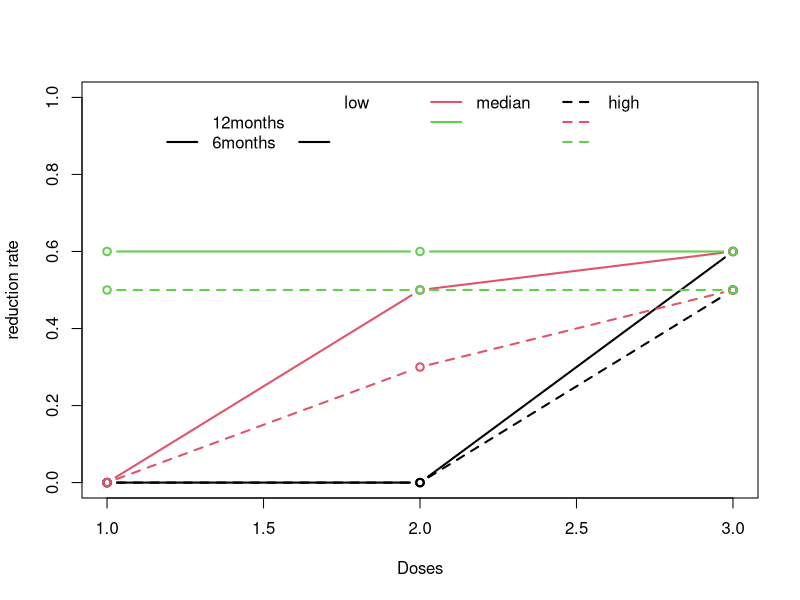

Source code (R): (Note: this script raises an error after producing the figure.)
r0_6no=0
r1_6no=0
r2_6no=0
r3_6no=0
r0_12no=0
r1_12no=0
r2_12no=0
r3_12no=0

r0_6lo=0
r1_6lo=0
r2_6lo=0
r3_6lo=0.5
r0_12lo=0
r1_12lo=0
r2_12lo=0
r3_12lo=0.6

r0_6me=0
r1_6me=0
r2_6me=0.3
r3_6me=0.5
r0_12me=0
r1_12me=0
r2_12me=0.5
r3_12me=0.6

r0_6hi=0
r1_6hi=0.5
r2_6hi=0.5
r3_6hi=0.5
r0_12hi=0
r1_12hi=0.6
r2_12hi=0.6
r3_12hi=0.6

pdf(file ="Scenarios.pdf", width = 8, height = 8, pointsize = 12, paper = "special")
plot(1:3,c(r1_6lo,r2_6lo,r3_6lo),type="b",lty=2,ylim=c(0,1),ylab="reduction rate",xlab="Doses",lwd=2)
legend("top",legend=c("","12months","6months","low","","","median","","","high","",""),lwd=2,col=c(0,0,1,0,0,1,2,3,0,1,2,3),bty="n",lty=c(1,1,1,1,1,1,1,1,1,2,2,2),ncol=4)
lines(1:3,c(r1_12lo,r2_12lo,r3_12lo),type="b",lty=1,lwd=2)
lines(1:3,c(r1_12me,r2_12me,r3_12me),type="b",lty=1,lwd=2,col=2)
lines(1:3,c(r1_6me,r2_6me,r3_6me),type="b",lty=2,lwd=2,col=2)            
lines(1:3,c(r1_12hi,r2_12hi,r3_12hi),type="b",lty=1,lwd=2,col=3)
lines(1:3,c(r1_6hi,r2_6hi,r3_6hi),type="b",lty=2,lwd=2,col=3)            
dev.off()


#oncho

mu<-20
sigma<-28

mu_raw_0 = mu
sd_raw_0 = sigma 
rho = 0.5
n_trials=10000
n_arms = 4
N1<-c(60,60,60,90,90,90)
N = 150
rmonth=1
alpha1<-c(.1,.2,.3,.1,.2,.3)
alpha=.025
sim_out1=1
sel_scen=0
side1=1
test1=0

#no_effect

#simulation.global.null<-c(mu_raw_0, sd_raw_0, r0_6,r1_6,r2_6,r3_6, r0_12,r1_12,r2_12,r3_12,  rho ,   #data.matrix(expand.grid
#            n_trials,n_arms,N1 , N, rmonth, alpha1 , alpha,  sim_out1,sel_scen, side1, test1)#)

oncho_no_effect<-mapply(simul_res,mu_raw_0, sd_raw_0 , r0_6no,r1_6no,r2_6no,r3_6no, r0_12no,r1_12no,r2_12no,r3_12no,  rho ,
       n_trials,4,N1 , N, rmonth, alpha1 , alpha,
       sim_out1,sel_scen, side1,test1)



#low_effect
oncho_low_effect<-mapply(simul_res,mu_raw_0, sd_raw_0 , r0_6lo,r1_6lo,r2_6lo,r3_6lo, r0_12lo,r1_12lo,r2_12lo,r3_12lo,  rho ,
                        n_trials,4,N1 , N, rmonth, alpha1 , alpha,
                        sim_out1,sel_scen, side1,test1)


#med_effect

oncho_med_effect<-mapply(simul_res,mu_raw_0, sd_raw_0 , r0_6me,r1_6me,r2_6me,r3_6me, r0_12me,r1_12me,r2_12me,r3_12me,  rho ,
                         n_trials,4,N1 , N, rmonth, alpha1 , alpha,
                         sim_out1,sel_scen, side1,test1)



#high_effect

oncho_high_effect<-mapply(simul_res,mu_raw_0, sd_raw_0 , r0_6hi,r1_6hi,r2_6hi,r3_6hi, r0_12hi,r1_12hi,r2_12hi,r3_12hi,  rho ,
                         n_trials,4,N1 , N, rmonth, alpha1 , alpha,
                         sim_out1,sel_scen, side1,test1)




#Power
pdf(file ="Oncho_Pow.pdf", width = 12, height = 12, pointsize = 12, paper = "special")

par (mfrow=c(4,4), mar=c(1, 1, 1, 1), oma=c(3, 3, 1, 1))
plot(1:3,oncho_no_effect[7,1:3],type="b",xaxt="n",ylim=c(0,1),lty=1,lwd=2,col=1)
mtext(side=2,"Proportion",cex=1,line=2.1)#,line=2.2)
mtext(side=3,"Low Dose",cex=1.3)#,line=2.2)
#legend("topright",legend=c(expression(N[1]==60),expression(alpha[1]==0.1),expression(alpha[1]==0.2),expression(alpha[1]==0.3),expression(N[1]==90),expression(alpha[1]==0.1),expression(alpha[1]==0.2),expression(alpha[1]==0.3)),cex=.8,lwd=2,col=c("white",1:3,"white",4:6),lwd=2.5,ncol=2,bty="n",pch=c(1,1:3,1,4:6))
lines(1:3,oncho_no_effect[7,4:6],type="b",lwd=2,col=2)
lines(1:3,oncho_no_effect[11,1:3],type="b",lwd=2,col=3,lty=2)
#lines(1:3,oncho_no_effect[11,4:6],type="b",lwd=2,col=4) #sollte das selbe sein wie in voriger Zeile, daher weglassen
lines(1:3,oncho_no_effect[15,1:3],type="b",lwd=2,col=5,lty=2)

plot(1:3,oncho_no_effect[8,1:3],type="b",xaxt="n",yaxt="n",ylim=c(0,1),lwd=2,col=1)
mtext(side=3,"Intermediate Dose",cex=1.3)#,line=2.2)
lines(1:3,oncho_no_effect[8,4:6],type="b",lwd=2,col=2)
lines(1:3,oncho_no_effect[12,1:3],type="b",lwd=2,col=3,lty=2)
lines(1:3,oncho_no_effect[16,1:3],type="b",lwd=2,col=5,lty=2)

plot(1:3,oncho_no_effect[9,1:3],type="b",xaxt="n",yaxt="n",ylim=c(0,1),lwd=2,col=1)
mtext(side=3,"High Dose",cex=1.3)#,line=2.2)
lines(1:3,oncho_no_effect[9,4:6],type="b",lwd=2,col=2)
lines(1:3,oncho_no_effect[13,1:3],type="b",lwd=2,col=3,lty=2)
lines(1:3,oncho_no_effect[17,1:3],type="b",lwd=2,col=5,lty=2)

plot(1:3,oncho_no_effect[10,1:3],type="b",xaxt="n",yaxt="n",ylim=c(0,1),lwd=2,col=1)
mtext(side=3,"Disjunctive",cex=1.3)#,line=2.2)
lines(1:3,oncho_no_effect[10,4:6],type="p",lwd=2,col=2)
lines(1:3,oncho_no_effect[14,1:3],type="b",lwd=2,col=3,lty=2)
lines(1:3,oncho_no_effect[18,1:3],type="b",lwd=2,col=5,lty=2)
mtext(side=4,"Scenario 0",cex=1,line=1)#,line=2.2)



plot(1:3,oncho_low_effect[7,1:3],type="b",xaxt="n",ylim=c(0,1),lty=1,lwd=2,col=1)
mtext(side=2,"Proportion",cex=1,line=2.1)#,line=2.2)
lines(1:3,oncho_low_effect[7,4:6],type="b",lty=1,lwd=2,col=2)
lines(1:3,oncho_low_effect[11,1:3],type="b",lwd=2,col=3,lty=2)
lines(1:3,oncho_low_effect[15,1:3],type="b",lwd=2,col=5,lty=2)

plot(1:3,oncho_low_effect[8,1:3],type="b",xaxt="n",yaxt="n",ylim=c(0,1),lwd=2,col=1)
lines(1:3,oncho_low_effect[8,4:6],type="b",lwd=2,col=2)
lines(1:3,oncho_low_effect[12,1:3],type="b",lwd=2,col=3,lty=2)
lines(1:3,oncho_low_effect[16,1:3],type="b",lwd=2,col=5,lty=2)

plot(1:3,oncho_low_effect[9,1:3],type="b",xaxt="n",yaxt="n",ylim=c(0,1),lwd=2,col=1)
lines(1:3,oncho_low_effect[9,4:6],type="b",lwd=2,col=2)
lines(1:3,oncho_low_effect[13,1:3],type="b",lwd=2,col=3,lty=2)
lines(1:3,oncho_low_effect[17,1:3],type="b",lwd=2,col=5,lty=2)

plot(1:3,oncho_low_effect[10,1:3],type="b",xaxt="n",yaxt="n",ylim=c(0,1),lwd=2,col=1)
lines(1:3,oncho_low_effect[10,4:6],type="p",lwd=2,col=2)
lines(1:3,oncho_low_effect[14,1:3],type="b",lwd=2,col=3,lty=2)
lines(1:3,oncho_low_effect[18,1:3],type="b",lwd=2,col=5,lty=2)
mtext(side=4,"Scenario low",cex=1,line=1)#,line=2.2)


plot(1:3,oncho_med_effect[7,1:3],type="b",xaxt="n",ylim=c(0,1),lty=1,lwd=2,col=1)
mtext(side=2,"Proportion",cex=1,line=2.1)#,line=2.2)
lines(1:3,oncho_med_effect[7,4:6],type="b",lty=1,lwd=2,col=2)
lines(1:3,oncho_med_effect[11,1:3],type="b",lwd=2,col=3,lty=2)
lines(1:3,oncho_med_effect[15,1:3],type="b",lwd=2,col=5,lty=2)

plot(1:3,oncho_med_effect[8,1:3],type="b",xaxt="n",yaxt="n",ylim=c(0,1),lwd=2,col=1)
lines(1:3,oncho_med_effect[8,4:6],type="b",lwd=2,col=2)
lines(1:3,oncho_med_effect[12,1:3],type="b",lwd=2,col=3,lty=2)
lines(1:3,oncho_med_effect[16,1:3],type="b",lwd=2,col=5,lty=2)

plot(1:3,oncho_med_effect[9,1:3],type="b",xaxt="n",yaxt="n",ylim=c(0,1),lwd=2,col=1)
lines(1:3,oncho_med_effect[9,4:6],type="b",lwd=2,col=2)
lines(1:3,oncho_med_effect[13,1:3],type="b",lwd=2,col=3,lty=2)
lines(1:3,oncho_med_effect[17,1:3],type="b",lwd=2,col=5,lty=2)

plot(1:3,oncho_med_effect[10,1:3],type="b",xaxt="n",yaxt="n",ylim=c(0,1),lwd=2,col=1)
lines(1:3,oncho_med_effect[10,4:6],type="p",lwd=2,col=2)
lines(1:3,oncho_med_effect[14,1:3],type="b",lwd=2,col=3,lty=2)
lines(1:3,oncho_med_effect[18,1:3],type="b",lwd=2,col=5,lty=2)
mtext(side=4,"Scenario med",cex=1,line=1)#,line=2.2)

plot(1:3,oncho_high_effect[7,1:3],type="b",xaxt="n",ylim=c(0,1),lty=1,lwd=2,col=1)
mtext(side=2,"Proportion",cex=1,line=2.1)#,line=2.2)
lines(1:3,oncho_high_effect[7,4:6],type="b",lty=1,lwd=2,col=2)
lines(1:3,oncho_high_effect[11,1:3],type="b",lwd=2,col=3,lty=2)
lines(1:3,oncho_high_effect[15,1:3],type="b",lwd=2,col=5,lty=2)
axis(1,c(1:3),c("0.1","0.2","0.3"),padj=-0.3,cex.axis=1)#,c("Selection","condPow","Pow"),padj=-0.3,cex.axis=1)
mtext(side=1,expression(alpha[1]),cex=1,line=2)#,line=2.2)

plot(1:3,oncho_high_effect[8,1:3],type="b",xaxt="n",yaxt="n",ylim=c(0,1),lwd=2,col=1)
lines(1:3,oncho_high_effect[8,4:6],type="b",lwd=2,col=2)
lines(1:3,oncho_high_effect[12,1:3],type="b",lwd=2,col=3,lty=2)
lines(1:3,oncho_high_effect[16,1:3],type="b",lwd=2,col=5,lty=2)
axis(1,c(1:3),c("0.1","0.2","0.3"),padj=-0.3,cex.axis=1)#,c("Selection","condPow","Pow"),padj=-0.3,cex.axis=1)
mtext(side=1,expression(alpha[1]),cex=1,line=2)#,line=2.2)

plot(1:3,oncho_high_effect[9,1:3],type="b",xaxt="n",yaxt="n",ylim=c(0,1),lwd=2,col=1)
lines(1:3,oncho_high_effect[9,4:6],type="b",lwd=2,col=2)
lines(1:3,oncho_high_effect[13,1:3],type="b",lwd=2,col=3,lty=2)
lines(1:3,oncho_high_effect[17,1:3],type="b",lwd=2,col=5,lty=2)
axis(1,c(1:3),c("0.1","0.2","0.3"),padj=-0.3,cex.axis=1)#,c("Selection","condPow","Pow"),padj=-0.3,cex.axis=1)
mtext(side=1,expression(alpha[1]),cex=1,line=2)#,line=2.2)

plot(1:3,oncho_high_effect[10,1:3],type="b",xaxt="n",yaxt="n",ylim=c(0,1),lwd=2,col=1)
lines(1:3,oncho_high_effect[10,4:6],type="p",lwd=2,col=2)
lines(1:3,oncho_high_effect[14,1:3],type="b",lwd=2,col=3,lty=2)
lines(1:3,oncho_high_effect[18,1:3],type="b",lwd=2,col=5,lty=2)
mtext(side=4,"Scenario high",cex=1,line=1)#,line=2.2)
axis(1,c(1:3),c("0.1","0.2","0.3"),padj=-0.3,cex.axis=1)#,c("Selection","condPow","Pow"),padj=-0.3,cex.axis=1)
mtext(side=1,expression(alpha[1]),cex=1,line=2)#,line=2.2)

dev.off()



#Selection
pdf(file ="Oncho_selection.pdf", width = 9, height = 12, pointsize = 12, paper = "special")

par (mfrow=c(4,3), mar=c(1, 1, 1, 1), oma=c(3, 3, 1, 1))
plot(1:3,oncho_no_effect[1,1:3],type="b",xaxt="n",ylim=c(0,1),lty=1,lwd=2,col=1)
mtext(side=2,"Proportion",cex=1,line=2.1)#,line=2.2)
mtext(side=3,"Low Dose",cex=1.3)#,line=2.2)
#legend("topright",legend=c(expression(N[1]==60),expression(alpha[1]==0.1),expression(alpha[1]==0.2),expression(alpha[1]==0.3),expression(N[1]==90),expression(alpha[1]==0.1),expression(alpha[1]==0.2),expression(alpha[1]==0.3)),cex=.8,lwd=2,col=c("white",1:3,"white",4:6),lwd=2.5,ncol=2,bty="n",pch=c(1,1:3,1,4:6))
lines(1:3,oncho_no_effect[1,4:6],type="b",lwd=2,col=2)

plot(1:3,oncho_no_effect[2,1:3],type="b",xaxt="n",yaxt="n",ylim=c(0,1),lwd=2,col=1)
mtext(side=3,"Intermediate Dose",cex=1.3)#,line=2.2)
lines(1:3,oncho_no_effect[2,4:6],type="b",lwd=2,col=2)

plot(1:3,oncho_no_effect[3,1:3],type="b",xaxt="n",yaxt="n",ylim=c(0,1),lwd=2,col=1)
mtext(side=3,"High Dose",cex=1.3)#,line=2.2)
lines(1:3,oncho_no_effect[3,4:6],type="b",lwd=2,col=2)

mtext(side=4,"Scenario 0",cex=1,line=1)#,line=2.2)



plot(1:3,oncho_low_effect[1,1:3],type="b",xaxt="n",ylim=c(0,1),lty=1,lwd=2,col=1)
mtext(side=2,"Proportion",cex=1,line=2.1)#,line=2.2)
lines(1:3,oncho_low_effect[1,4:6],type="b",lty=1,lwd=2,col=2)

plot(1:3,oncho_low_effect[2,1:3],type="b",xaxt="n",yaxt="n",ylim=c(0,1),lwd=2,col=1)
lines(1:3,oncho_low_effect[2,4:6],type="b",lwd=2,col=2)

plot(1:3,oncho_low_effect[3,1:3],type="b",xaxt="n",yaxt="n",ylim=c(0,1),lwd=2,col=1)
lines(1:3,oncho_low_effect[3,4:6],type="b",lwd=2,col=2)
mtext(side=4,"Scenario low",cex=1,line=1)#,line=2.2)


plot(1:3,oncho_med_effect[1,1:3],type="b",xaxt="n",ylim=c(0,1),lty=1,lwd=2,col=1)
mtext(side=2,"Proportion",cex=1,line=2.1)#,line=2.2)
lines(1:3,oncho_med_effect[1,4:6],type="b",lty=1,lwd=2,col=2)

plot(1:3,oncho_med_effect[2,1:3],type="b",xaxt="n",yaxt="n",ylim=c(0,1),lwd=2,col=1)
lines(1:3,oncho_med_effect[2,4:6],type="b",lwd=2,col=2)

plot(1:3,oncho_med_effect[3,1:3],type="b",xaxt="n",yaxt="n",ylim=c(0,1),lwd=2,col=1)
lines(1:3,oncho_med_effect[3,4:6],type="b",lwd=2,col=2)
mtext(side=4,"Scenario med",cex=1,line=1)#,line=2.2)

plot(1:3,oncho_high_effect[1,1:3],type="b",xaxt="n",ylim=c(0,1),lty=1,lwd=2,col=1)
mtext(side=2,"Proportion",cex=1,line=2.1)#,line=2.2)
lines(1:3,oncho_high_effect[1,4:6],type="b",lty=1,lwd=2,col=2)
axis(1,c(1:3),c("0.1","0.2","0.3"),padj=-0.3,cex.axis=1)#,c("Selection","condPow","Pow"),padj=-0.3,cex.axis=1)
mtext(side=1,expression(alpha[1]),cex=1,line=2)#,line=2.2)

plot(1:3,oncho_high_effect[2,1:3],type="b",xaxt="n",yaxt="n",ylim=c(0,1),lwd=2,col=1)
lines(1:3,oncho_high_effect[2,4:6],type="b",lwd=2,col=2)
axis(1,c(1:3),c("0.1","0.2","0.3"),padj=-0.3,cex.axis=1)#,c("Selection","condPow","Pow"),padj=-0.3,cex.axis=1)
mtext(side=1,expression(alpha[1]),cex=1,line=2)#,line=2.2)

plot(1:3,oncho_high_effect[3,1:3],type="b",xaxt="n",yaxt="n",ylim=c(0,1),lwd=2,col=1)
lines(1:3,oncho_high_effect[3,4:6],type="b",lwd=2,col=2)
axis(1,c(1:3),c("0.1","0.2","0.3"),padj=-0.3,cex.axis=1)#,c("Selection","condPow","Pow"),padj=-0.3,cex.axis=1)
mtext(side=1,expression(alpha[1]),cex=1,line=2)#,line=2.2)
mtext(side=4,"Scenario high",cex=1,line=1)#,line=2.2)
dev.off()

#Conditional Power


pdf(file ="Oncho_condpower.pdf", width = 9, height = 12, pointsize = 12, paper = "special")
par (mfrow=c(4,3), mar=c(1, 1, 1, 1), oma=c(3, 3, 1, 1))
plot(1:3,oncho_no_effect[4,1:3],type="b",xaxt="n",ylim=c(0,1),lty=1,lwd=2,col=1)
mtext(side=2,"Proportion",cex=1,line=2.1)#,line=2.2)
mtext(side=3,"Low Dose",cex=1.3)#,line=2.2)
#legend("topright",legend=c(expression(N[1]==60),expression(alpha[1]==0.1),expression(alpha[1]==0.2),expression(alpha[1]==0.3),expression(N[1]==90),expression(alpha[1]==0.1),expression(alpha[1]==0.2),expression(alpha[1]==0.3)),cex=.8,lwd=2,col=c("white",1:3,"white",4:6),lwd=2.5,ncol=2,bty="n",pch=c(1,1:3,1,4:6))
lines(1:3,oncho_no_effect[4,4:6],type="b",lwd=2,col=2)

plot(1:3,oncho_no_effect[5,1:3],type="b",xaxt="n",yaxt="n",ylim=c(0,1),lwd=2,col=1)
mtext(side=3,"Intermediate Dose",cex=1.3)#,line=2.2)
lines(1:3,oncho_no_effect[5,4:6],type="b",lwd=2,col=2)

plot(1:3,oncho_no_effect[6,1:3],type="b",xaxt="n",yaxt="n",ylim=c(0,1),lwd=2,col=1)
mtext(side=3,"High Dose",cex=1.3)#,line=2.2)
lines(1:3,oncho_no_effect[6,4:6],type="b",lwd=2,col=2)

mtext(side=4,"Scenario 0",cex=1,line=1)#,line=2.2)



plot(1:3,oncho_low_effect[4,1:3],type="b",xaxt="n",ylim=c(0,1),lty=1,lwd=2,col=1)
mtext(side=2,"Proportion",cex=1,line=2.1)#,line=2.2)
lines(1:3,oncho_low_effect[4,4:6],type="b",lty=1,lwd=2,col=2)

plot(1:3,oncho_low_effect[5,1:3],type="b",xaxt="n",yaxt="n",ylim=c(0,1),lwd=2,col=1)
lines(1:3,oncho_low_effect[5,4:6],type="b",lwd=2,col=2)

plot(1:3,oncho_low_effect[6,1:3],type="b",xaxt="n",yaxt="n",ylim=c(0,1),lwd=2,col=1)
lines(1:3,oncho_low_effect[6,4:6],type="b",lwd=2,col=2)
mtext(side=4,"Scenario low",cex=1,line=1)#,line=2.2)


plot(1:3,oncho_med_effect[4,1:3],type="b",xaxt="n",ylim=c(0,1),lty=1,lwd=2,col=1)
mtext(side=2,"Proportion",cex=1,line=2.1)#,line=2.2)
lines(1:3,oncho_med_effect[4,4:6],type="b",lty=1,lwd=2,col=2)

plot(1:3,oncho_med_effect[5,1:3],type="b",xaxt="n",yaxt="n",ylim=c(0,1),lwd=2,col=1)
lines(1:3,oncho_med_effect[5,4:6],type="b",lwd=2,col=2)

plot(1:3,oncho_med_effect[6,1:3],type="b",xaxt="n",yaxt="n",ylim=c(0,1),lwd=2,col=1)
lines(1:3,oncho_med_effect[6,4:6],type="b",lwd=2,col=2)
mtext(side=4,"Scenario med",cex=1,line=1)#,line=2.2)

plot(1:3,oncho_high_effect[4,1:3],type="b",xaxt="n",ylim=c(0,1),lty=1,lwd=2,col=1)
mtext(side=2,"Proportion",cex=1,line=2.1)#,line=2.2)
lines(1:3,oncho_high_effect[4,4:6],type="b",lty=1,lwd=2,col=2)
axis(1,c(1:3),c("0.1","0.2","0.3"),padj=-0.3,cex.axis=1)#,c("Selection","condPow","Pow"),padj=-0.3,cex.axis=1)
mtext(side=1,expression(alpha[1]),cex=1,line=2)#,line=2.2)

plot(1:3,oncho_high_effect[5,1:3],type="b",xaxt="n",yaxt="n",ylim=c(0,1),lwd=2,col=1)
lines(1:3,oncho_high_effect[5,4:6],type="b",lwd=2,col=2)
axis(1,c(1:3),c("0.1","0.2","0.3"),padj=-0.3,cex.axis=1)#,c("Selection","condPow","Pow"),padj=-0.3,cex.axis=1)
mtext(side=1,expression(alpha[1]),cex=1,line=2)#,line=2.2)

plot(1:3,oncho_high_effect[6,1:3],type="b",xaxt="n",yaxt="n",ylim=c(0,1),lwd=2,col=1)
lines(1:3,oncho_high_effect[6,4:6],type="b",lwd=2,col=2)
axis(1,c(1:3),c("0.1","0.2","0.3"),padj=-0.3,cex.axis=1)#,c("Selection","condPow","Pow"),padj=-0.3,cex.axis=1)
mtext(side=1,expression(alpha[1]),cex=1,line=2)#,line=2.2)
mtext(side=4,"Scenario high",cex=1,line=1)#,line=2.2)









###############################################################################################
###############################################################################################

#
#
#     Compare Wilcoxon linear model
#
#


N1<-90
alpha1<-.1
sel_scen=c(0,1)
test1=c(0,1,3)

#no_effect

oncho_no_effect_test<-mapply(simul_res,mu_raw_0, sd_raw_0 , r0_6no,r1_6no,r2_6no,r3_6no, r0_12no,r1_12no,r2_12no,r3_12no,  rho ,
                        n_trials,4,N1 , N, rmonth, alpha1 , alpha,
                        sim_out1,sel_scen, side1,test1)

#low_effect
oncho_low_effect_test<-mapply(simul_res,mu_raw_0, sd_raw_0 , r0_6lo,r1_6lo,r2_6lo,r3_6lo, r0_12lo,r1_12lo,r2_12lo,r3_12lo,  rho ,
                         n_trials,4,N1 , N, rmonth, alpha1 , alpha,
                         sim_out1,sel_scen, side1,test1)

#med_effect

oncho_med_effect_test<-mapply(simul_res,mu_raw_0, sd_raw_0 , r0_6me,r1_6me,r2_6me,r3_6me, r0_12me,r1_12me,r2_12me,r3_12me,  rho ,
                         n_trials,4,N1 , N, rmonth, alpha1 , alpha,
                         sim_out1,sel_scen, side1,test1)

#high_effect

oncho_high_effect_test<-mapply(simul_res,mu_raw_0, sd_raw_0 , r0_6hi,r1_6hi,r2_6hi,r3_6hi, r0_12hi,r1_12hi,r2_12hi,r3_12hi,  rho ,
                          n_trials,4,N1 , N, rmonth, alpha1 , alpha,
                          sim_out1,sel_scen, side1,test1)







#Power
pdf(file ="Oncho_Pow_test.pdf", width = 12, height = 12, pointsize = 12, paper = "special")

par (mfrow=c(4,4), mar=c(1, 1, 1, 1), oma=c(3, 3, 1, 1))
plot(1:3,oncho_no_effect_test[7,1:3],type="b",xaxt="n",ylim=c(0,1),lty=1,lwd=2,col=1)
mtext(side=2,"Proportion",cex=1,line=2.1)#,line=2.2)
mtext(side=3,"Low Dose",cex=1.3)#,line=2.2)
#legend("topright",legend=c(expression(N[1]==60),expression(alpha[1]==0.1),expression(alpha[1]==0.2),expression(alpha[1]==0.3),expression(N[1]==90),expression(alpha[1]==0.1),expression(alpha[1]==0.2),expression(alpha[1]==0.3)),cex=.8,lwd=2,col=c("white",1:3,"white",4:6),lwd=2.5,ncol=2,bty="n",pch=c(1,1:3,1,4:6))
lines(1:3,oncho_no_effect_test[7,4:6],type="b",lwd=2,col=2)
lines(1:3,oncho_no_effect_test[11,1:3],type="b",lwd=2,col=3,lty=2)
#lines(1:3,oncho_no_effect_test[11,4:6],type="b",lwd=2,col=4) #sollte das selbe sein wie in voriger Zeile, daher weglassen
lines(1:3,oncho_no_effect_test[15,1:3],type="b",lwd=2,col=5,lty=2)

plot(1:3,oncho_no_effect_test[8,1:3],type="b",xaxt="n",yaxt="n",ylim=c(0,1),lwd=2,col=1)
mtext(side=3,"Intermediate Dose",cex=1.3)#,line=2.2)
lines(1:3,oncho_no_effect_test[8,4:6],type="b",lwd=2,col=2)
lines(1:3,oncho_no_effect_test[12,1:3],type="b",lwd=2,col=3,lty=2)
lines(1:3,oncho_no_effect_test[16,1:3],type="b",lwd=2,col=5,lty=2)

plot(1:3,oncho_no_effect_test[9,1:3],type="b",xaxt="n",yaxt="n",ylim=c(0,1),lwd=2,col=1)
mtext(side=3,"High Dose",cex=1.3)#,line=2.2)
lines(1:3,oncho_no_effect_test[9,4:6],type="b",lwd=2,col=2)
lines(1:3,oncho_no_effect_test[13,1:3],type="b",lwd=2,col=3,lty=2)
lines(1:3,oncho_no_effect_test[17,1:3],type="b",lwd=2,col=5,lty=2)

plot(1:3,oncho_no_effect_test[10,1:3],type="b",xaxt="n",yaxt="n",ylim=c(0,1),lwd=2,col=1)
mtext(side=3,"Disjunctive",cex=1.3)#,line=2.2)
lines(1:3,oncho_no_effect_test[10,4:6],type="p",lwd=2,col=2)
lines(1:3,oncho_no_effect_test[14,1:3],type="b",lwd=2,col=3,lty=2)
lines(1:3,oncho_no_effect_test[18,1:3],type="b",lwd=2,col=5,lty=2)
mtext(side=4,"Scenario 0",cex=1,line=1)#,line=2.2)



plot(1:3,oncho_low_effect_test[7,1:3],type="b",xaxt="n",ylim=c(0,1),lty=1,lwd=2,col=1)
mtext(side=2,"Proportion",cex=1,line=2.1)#,line=2.2)
lines(1:3,oncho_low_effect_test[7,4:6],type="b",lty=1,lwd=2,col=2)
lines(1:3,oncho_low_effect_test[11,1:3],type="b",lwd=2,col=3,lty=2)
lines(1:3,oncho_low_effect_test[15,1:3],type="b",lwd=2,col=5,lty=2)

plot(1:3,oncho_low_effect_test[8,1:3],type="b",xaxt="n",yaxt="n",ylim=c(0,1),lwd=2,col=1)
lines(1:3,oncho_low_effect_test[8,4:6],type="b",lwd=2,col=2)
lines(1:3,oncho_low_effect_test[12,1:3],type="b",lwd=2,col=3,lty=2)
lines(1:3,oncho_low_effect_test[16,1:3],type="b",lwd=2,col=5,lty=2)

plot(1:3,oncho_low_effect_test[9,1:3],type="b",xaxt="n",yaxt="n",ylim=c(0,1),lwd=2,col=1)
lines(1:3,oncho_low_effect_test[9,4:6],type="b",lwd=2,col=2)
lines(1:3,oncho_low_effect_test[13,1:3],type="b",lwd=2,col=3,lty=2)
lines(1:3,oncho_low_effect_test[17,1:3],type="b",lwd=2,col=5,lty=2)

plot(1:3,oncho_low_effect_test[10,1:3],type="b",xaxt="n",yaxt="n",ylim=c(0,1),lwd=2,col=1)
lines(1:3,oncho_low_effect_test[10,4:6],type="p",lwd=2,col=2)
lines(1:3,oncho_low_effect_test[14,1:3],type="b",lwd=2,col=3,lty=2)
lines(1:3,oncho_low_effect_test[18,1:3],type="b",lwd=2,col=5,lty=2)
mtext(side=4,"Scenario low",cex=1,line=1)#,line=2.2)


plot(1:3,oncho_med_effect_test[7,1:3],type="b",xaxt="n",ylim=c(0,1),lty=1,lwd=2,col=1)
mtext(side=2,"Proportion",cex=1,line=2.1)#,line=2.2)
lines(1:3,oncho_med_effect_test[7,4:6],type="b",lty=1,lwd=2,col=2)
lines(1:3,oncho_med_effect_test[11,1:3],type="b",lwd=2,col=3,lty=2)
lines(1:3,oncho_med_effect_test[15,1:3],type="b",lwd=2,col=5,lty=2)

plot(1:3,oncho_med_effect_test[8,1:3],type="b",xaxt="n",yaxt="n",ylim=c(0,1),lwd=2,col=1)
lines(1:3,oncho_med_effect_test[8,4:6],type="b",lwd=2,col=2)
lines(1:3,oncho_med_effect_test[12,1:3],type="b",lwd=2,col=3,lty=2)
lines(1:3,oncho_med_effect_test[16,1:3],type="b",lwd=2,col=5,lty=2)

plot(1:3,oncho_med_effect_test[9,1:3],type="b",xaxt="n",yaxt="n",ylim=c(0,1),lwd=2,col=1)
lines(1:3,oncho_med_effect_test[9,4:6],type="b",lwd=2,col=2)
lines(1:3,oncho_med_effect_test[13,1:3],type="b",lwd=2,col=3,lty=2)
lines(1:3,oncho_med_effect_test[17,1:3],type="b",lwd=2,col=5,lty=2)

plot(1:3,oncho_med_effect_test[10,1:3],type="b",xaxt="n",yaxt="n",ylim=c(0,1),lwd=2,col=1)
lines(1:3,oncho_med_effect_test[10,4:6],type="p",lwd=2,col=2)
lines(1:3,oncho_med_effect_test[14,1:3],type="b",lwd=2,col=3,lty=2)
lines(1:3,oncho_med_effect_test[18,1:3],type="b",lwd=2,col=5,lty=2)
mtext(side=4,"Scenario med",cex=1,line=1)#,line=2.2)

plot(1:3,oncho_high_effect_test[7,1:3],type="b",xaxt="n",ylim=c(0,1),lty=1,lwd=2,col=1)
mtext(side=2,"Proportion",cex=1,line=2.1)#,line=2.2)
lines(1:3,oncho_high_effect_test[7,4:6],type="b",lty=1,lwd=2,col=2)
lines(1:3,oncho_high_effect_test[11,1:3],type="b",lwd=2,col=3,lty=2)
lines(1:3,oncho_high_effect_test[15,1:3],type="b",lwd=2,col=5,lty=2)
axis(1,c(1:3),c("0.1","0.2","0.3"),padj=-0.3,cex.axis=1)#,c("Selection","condPow","Pow"),padj=-0.3,cex.axis=1)
mtext(side=1,expression(alpha[1]),cex=1,line=2)#,line=2.2)

plot(1:3,oncho_high_effect_test[8,1:3],type="b",xaxt="n",yaxt="n",ylim=c(0,1),lwd=2,col=1)
lines(1:3,oncho_high_effect_test[8,4:6],type="b",lwd=2,col=2)
lines(1:3,oncho_high_effect_test[12,1:3],type="b",lwd=2,col=3,lty=2)
lines(1:3,oncho_high_effect_test[16,1:3],type="b",lwd=2,col=5,lty=2)
axis(1,c(1:3),c("0.1","0.2","0.3"),padj=-0.3,cex.axis=1)#,c("Selection","condPow","Pow"),padj=-0.3,cex.axis=1)
mtext(side=1,expression(alpha[1]),cex=1,line=2)#,line=2.2)

plot(1:3,oncho_high_effect_test[9,1:3],type="b",xaxt="n",yaxt="n",ylim=c(0,1),lwd=2,col=1)
lines(1:3,oncho_high_effect_test[9,4:6],type="b",lwd=2,col=2)
lines(1:3,oncho_high_effect_test[13,1:3],type="b",lwd=2,col=3,lty=2)
lines(1:3,oncho_high_effect_test[17,1:3],type="b",lwd=2,col=5,lty=2)
axis(1,c(1:3),c("0.1","0.2","0.3"),padj=-0.3,cex.axis=1)#,c("Selection","condPow","Pow"),padj=-0.3,cex.axis=1)
mtext(side=1,expression(alpha[1]),cex=1,line=2)#,line=2.2)

plot(1:3,oncho_high_effect_test[10,1:3],type="b",xaxt="n",yaxt="n",ylim=c(0,1),lwd=2,col=1)
lines(1:3,oncho_high_effect_test[10,4:6],type="p",lwd=2,col=2)
lines(1:3,oncho_high_effect_test[14,1:3],type="b",lwd=2,col=3,lty=2)
lines(1:3,oncho_high_effect_test[18,1:3],type="b",lwd=2,col=5,lty=2)
mtext(side=4,"Scenario high",cex=1,line=1)#,line=2.2)
axis(1,c(1:3),c("0.1","0.2","0.3"),padj=-0.3,cex.axis=1)#,c("Selection","condPow","Pow"),padj=-0.3,cex.axis=1)
mtext(side=1,expression(alpha[1]),cex=1,line=2)#,line=2.2)

dev.off()



#Selection
pdf(file ="Oncho_selection_test.pdf", width = 9, height = 12, pointsize = 12, paper = "special")

par (mfrow=c(4,3), mar=c(1, 1, 1, 1), oma=c(3, 3, 1, 1))
plot(1:3,oncho_no_effect_test[1,1:3],type="b",xaxt="n",ylim=c(0,1),lty=1,lwd=2,col=1)
mtext(side=2,"Proportion",cex=1,line=2.1)#,line=2.2)
mtext(side=3,"Low Dose",cex=1.3)#,line=2.2)
#legend("topright",legend=c(expression(N[1]==60),expression(alpha[1]==0.1),expression(alpha[1]==0.2),expression(alpha[1]==0.3),expression(N[1]==90),expression(alpha[1]==0.1),expression(alpha[1]==0.2),expression(alpha[1]==0.3)),cex=.8,lwd=2,col=c("white",1:3,"white",4:6),lwd=2.5,ncol=2,bty="n",pch=c(1,1:3,1,4:6))
lines(1:3,oncho_no_effect_test[1,4:6],type="b",lwd=2,col=2)

plot(1:3,oncho_no_effect_test[2,1:3],type="b",xaxt="n",yaxt="n",ylim=c(0,1),lwd=2,col=1)
mtext(side=3,"Intermediate Dose",cex=1.3)#,line=2.2)
lines(1:3,oncho_no_effect_test[2,4:6],type="b",lwd=2,col=2)

plot(1:3,oncho_no_effect_test[3,1:3],type="b",xaxt="n",yaxt="n",ylim=c(0,1),lwd=2,col=1)
mtext(side=3,"High Dose",cex=1.3)#,line=2.2)
lines(1:3,oncho_no_effect_test[3,4:6],type="b",lwd=2,col=2)

mtext(side=4,"Scenario 0",cex=1,line=1)#,line=2.2)



plot(1:3,oncho_low_effect_test[1,1:3],type="b",xaxt="n",ylim=c(0,1),lty=1,lwd=2,col=1)
mtext(side=2,"Proportion",cex=1,line=2.1)#,line=2.2)
lines(1:3,oncho_low_effect_test[1,4:6],type="b",lty=1,lwd=2,col=2)

plot(1:3,oncho_low_effect_test[2,1:3],type="b",xaxt="n",yaxt="n",ylim=c(0,1),lwd=2,col=1)
lines(1:3,oncho_low_effect_test[2,4:6],type="b",lwd=2,col=2)

plot(1:3,oncho_low_effect_test[3,1:3],type="b",xaxt="n",yaxt="n",ylim=c(0,1),lwd=2,col=1)
lines(1:3,oncho_low_effect_test[3,4:6],type="b",lwd=2,col=2)
mtext(side=4,"Scenario low",cex=1,line=1)#,line=2.2)


plot(1:3,oncho_med_effect_test[1,1:3],type="b",xaxt="n",ylim=c(0,1),lty=1,lwd=2,col=1)
mtext(side=2,"Proportion",cex=1,line=2.1)#,line=2.2)
lines(1:3,oncho_med_effect_test[1,4:6],type="b",lty=1,lwd=2,col=2)

plot(1:3,oncho_med_effect_test[2,1:3],type="b",xaxt="n",yaxt="n",ylim=c(0,1),lwd=2,col=1)
lines(1:3,oncho_med_effect_test[2,4:6],type="b",lwd=2,col=2)

plot(1:3,oncho_med_effect_test[3,1:3],type="b",xaxt="n",yaxt="n",ylim=c(0,1),lwd=2,col=1)
lines(1:3,oncho_med_effect_test[3,4:6],type="b",lwd=2,col=2)
mtext(side=4,"Scenario med",cex=1,line=1)#,line=2.2)

plot(1:3,oncho_high_effect_test[1,1:3],type="b",xaxt="n",ylim=c(0,1),lty=1,lwd=2,col=1)
mtext(side=2,"Proportion",cex=1,line=2.1)#,line=2.2)
lines(1:3,oncho_high_effect_test[1,4:6],type="b",lty=1,lwd=2,col=2)
axis(1,c(1:3),c("0.1","0.2","0.3"),padj=-0.3,cex.axis=1)#,c("Selection","condPow","Pow"),padj=-0.3,cex.axis=1)
mtext(side=1,expression(alpha[1]),cex=1,line=2)#,line=2.2)

plot(1:3,oncho_high_effect_test[2,1:3],type="b",xaxt="n",yaxt="n",ylim=c(0,1),lwd=2,col=1)
lines(1:3,oncho_high_effect_test[2,4:6],type="b",lwd=2,col=2)
axis(1,c(1:3),c("0.1","0.2","0.3"),padj=-0.3,cex.axis=1)#,c("Selection","condPow","Pow"),padj=-0.3,cex.axis=1)
mtext(side=1,expression(alpha[1]),cex=1,line=2)#,line=2.2)

plot(1:3,oncho_high_effect_test[3,1:3],type="b",xaxt="n",yaxt="n",ylim=c(0,1),lwd=2,col=1)
lines(1:3,oncho_high_effect_test[3,4:6],type="b",lwd=2,col=2)
axis(1,c(1:3),c("0.1","0.2","0.3"),padj=-0.3,cex.axis=1)#,c("Selection","condPow","Pow"),padj=-0.3,cex.axis=1)
mtext(side=1,expression(alpha[1]),cex=1,line=2)#,line=2.2)
mtext(side=4,"Scenario high",cex=1,line=1)#,line=2.2)
dev.off()

#Conditional Power


pdf(file ="Oncho_condpower_test.pdf", width = 9, height = 12, pointsize = 12, paper = "special")
par (mfrow=c(4,3), mar=c(1, 1, 1, 1), oma=c(3, 3, 1, 1))
plot(1:3,oncho_no_effect_test[4,1:3],type="b",xaxt="n",ylim=c(0,1),lty=1,lwd=2,col=1)
mtext(side=2,"Proportion",cex=1,line=2.1)#,line=2.2)
mtext(side=3,"Low Dose",cex=1.3)#,line=2.2)
#legend("topright",legend=c(expression(N[1]==60),expression(alpha[1]==0.1),expression(alpha[1]==0.2),expression(alpha[1]==0.3),expression(N[1]==90),expression(alpha[1]==0.1),expression(alpha[1]==0.2),expression(alpha[1]==0.3)),cex=.8,lwd=2,col=c("white",1:3,"white",4:6),lwd=2.5,ncol=2,bty="n",pch=c(1,1:3,1,4:6))
lines(1:3,oncho_no_effect_test[4,4:6],type="b",lwd=2,col=2)

plot(1:3,oncho_no_effect_test[5,1:3],type="b",xaxt="n",yaxt="n",ylim=c(0,1),lwd=2,col=1)
mtext(side=3,"Intermediate Dose",cex=1.3)#,line=2.2)
lines(1:3,oncho_no_effect_test[5,4:6],type="b",lwd=2,col=2)

plot(1:3,oncho_no_effect_test[6,1:3],type="b",xaxt="n",yaxt="n",ylim=c(0,1),lwd=2,col=1)
mtext(side=3,"High Dose",cex=1.3)#,line=2.2)
lines(1:3,oncho_no_effect_test[6,4:6],type="b",lwd=2,col=2)

mtext(side=4,"Scenario 0",cex=1,line=1)#,line=2.2)



plot(1:3,oncho_low_effect_test[4,1:3],type="b",xaxt="n",ylim=c(0,1),lty=1,lwd=2,col=1)
mtext(side=2,"Proportion",cex=1,line=2.1)#,line=2.2)
lines(1:3,oncho_low_effect_test[4,4:6],type="b",lty=1,lwd=2,col=2)

plot(1:3,oncho_low_effect_test[5,1:3],type="b",xaxt="n",yaxt="n",ylim=c(0,1),lwd=2,col=1)
lines(1:3,oncho_low_effect_test[5,4:6],type="b",lwd=2,col=2)

plot(1:3,oncho_low_effect_test[6,1:3],type="b",xaxt="n",yaxt="n",ylim=c(0,1),lwd=2,col=1)
lines(1:3,oncho_low_effect_test[6,4:6],type="b",lwd=2,col=2)
mtext(side=4,"Scenario low",cex=1,line=1)#,line=2.2)


plot(1:3,oncho_med_effect_test[4,1:3],type="b",xaxt="n",ylim=c(0,1),lty=1,lwd=2,col=1)
mtext(side=2,"Proportion",cex=1,line=2.1)#,line=2.2)
lines(1:3,oncho_med_effect_test[4,4:6],type="b",lty=1,lwd=2,col=2)

plot(1:3,oncho_med_effect_test[5,1:3],type="b",xaxt="n",yaxt="n",ylim=c(0,1),lwd=2,col=1)
lines(1:3,oncho_med_effect_test[5,4:6],type="b",lwd=2,col=2)

plot(1:3,oncho_med_effect_test[6,1:3],type="b",xaxt="n",yaxt="n",ylim=c(0,1),lwd=2,col=1)
lines(1:3,oncho_med_effect_test[6,4:6],type="b",lwd=2,col=2)
mtext(side=4,"Scenario med",cex=1,line=1)#,line=2.2)

plot(1:3,oncho_high_effect_test[4,1:3],type="b",xaxt="n",ylim=c(0,1),lty=1,lwd=2,col=1)
mtext(side=2,"Proportion",cex=1,line=2.1)#,line=2.2)
lines(1:3,oncho_high_effect_test[4,4:6],type="b",lty=1,lwd=2,col=2)
axis(1,c(1:3),c("0.1","0.2","0.3"),padj=-0.3,cex.axis=1)#,c("Selection","condPow","Pow"),padj=-0.3,cex.axis=1)
mtext(side=1,expression(alpha[1]),cex=1,line=2)#,line=2.2)

plot(1:3,oncho_high_effect_test[5,1:3],type="b",xaxt="n",yaxt="n",ylim=c(0,1),lwd=2,col=1)
lines(1:3,oncho_high_effect_test[5,4:6],type="b",lwd=2,col=2)
axis(1,c(1:3),c("0.1","0.2","0.3"),padj=-0.3,cex.axis=1)#,c("Selection","condPow","Pow"),padj=-0.3,cex.axis=1)
mtext(side=1,expression(alpha[1]),cex=1,line=2)#,line=2.2)

plot(1:3,oncho_high_effect_test[6,1:3],type="b",xaxt="n",yaxt="n",ylim=c(0,1),lwd=2,col=1)
lines(1:3,oncho_high_effect_test[6,4:6],type="b",lwd=2,col=2)
axis(1,c(1:3),c("0.1","0.2","0.3"),padj=-0.3,cex.axis=1)#,c("Selection","condPow","Pow"),padj=-0.3,cex.axis=1)
mtext(side=1,expression(alpha[1]),cex=1,line=2)#,line=2.2)
mtext(side=4,"Scenario high",cex=1,line=1)#,line=2.2)

dev.off()
















#OLD: Delete soon!

matplot(1:3,oncho_no_effect[c(1,4,7),],type="p",pch=1:6,xaxt="n",yaxt="n",ylim=c(0,1))
mtext(side=2,"Proportion",cex=1,line=2.1)#,line=2.2)
legend("topright",legend=c(expression(N[1]==60),expression(alpha[1]==0.1),expression(alpha[1]==0.2),expression(alpha[1]==0.3),expression(N[1]==90),expression(alpha[1]==0.1),expression(alpha[1]==0.2),expression(alpha[1]==0.3)),cex=.8,lwd=2,col=c("white",1:3,"white",4:6),lwd=2.5,ncol=2,bty="n",pch=c(1,1:3,1,4:6))
mtext(side=3,"Low Dose",cex=1.3)#,line=2.2)
matplot(1:3,oncho_no_effect[c(2,5,8),],type="p",pch=1:6,xaxt="n",yaxt="n",yaxt="n",ylim=c(0,1))
mtext(side=3,"Intermediate Dose",cex=1.3)#,line=2.2)
matplot(1:3,oncho_no_effect[c(3,6,9),],type="p",pch=1:6,xaxt="n",yaxt="n",yaxt="n",ylim=c(0,1))
mtext(side=3,"High Dose",cex=1.3)#,line=2.2)
matplot(1:3,oncho_no_effect[c(10,13,17),],type="p",pch=1:6,xaxt="n",yaxt="n",yaxt="n",ylim=c(0,1))
mtext(side=3,"Disjunctive Power",cex=1.3)#,line=2.2)
mtext(side=4,"No effective",cex=1,line=1)#,line=2.2)


matplot(1:3,oncho_low_effect[c(1,4,7),],type="p",pch=1:6,xaxt="n",yaxt="n",ylim=c(0,1))
mtext(side=2,"Proportion",cex=1,line=2.1)#,line=2.2)
matplot(1:3,oncho_low_effect[c(2,5,8),],type="p",pch=1:6,xaxt="n",yaxt="n",yaxt="n",ylim=c(0,1))
matplot(1:3,oncho_low_effect[c(3,6,9),],type="p",pch=1:6,xaxt="n",yaxt="n",yaxt="n",ylim=c(0,1))
matplot(1:3,oncho_low_effect[c(10,13,17),],type="p",pch=1:6,xaxt="n",yaxt="n",yaxt="n",ylim=c(0,1))
mtext(side=4,"low effective",cex=1,line=1)#,line=2.2)

matplot(1:3,oncho_med_effect[c(1,4,7),],type="p",pch=1:6,xaxt="n",yaxt="n",ylim=c(0,1))
mtext(side=2,"Proportion",cex=1,line=2.1)#,line=2.2)
matplot(1:3,oncho_med_effect[c(2,5,8),],type="p",pch=1:6,xaxt="n",yaxt="n",yaxt="n",ylim=c(0,1))
matplot(1:3,oncho_med_effect[c(3,6,9),],type="p",pch=1:6,xaxt="n",yaxt="n",yaxt="n",ylim=c(0,1))
matplot(1:3,oncho_med_effect[c(10,13,17),],type="p",pch=1:6,xaxt="n",yaxt="n",yaxt="n",ylim=c(0,1))
mtext(side=4,"Median effective",cex=1,line=1)#,line=2.2)

matplot(1:3,oncho_high_effect[c(1,4,7),],type="p",pch=1:6,xaxt="n",yaxt="n",ylim=c(0,1))
mtext(side=2,"Proportion",cex=1,line=2.1)#,line=2.2)
axis(1,1:3,c("Selection","condPow","Pow"),padj=-0.3,cex.axis=1)
matplot(1:3,oncho_high_effect[c(2,5,8),],type="p",pch=1:6,xaxt="n",yaxt="n",yaxt="n",ylim=c(0,1))
axis(1,1:3,c("Selection","condPow","Pow"),padj=-0.3,cex.axis=1)
matplot(1:3,oncho_high_effect[c(3,6,9),],type="p",pch=1:6,xaxt="n",yaxt="n",yaxt="n",ylim=c(0,1))
axis(1,1:3,c("Selection","condPow","Pow"),padj=-0.3,cex.axis=1)
matplot(1:3,oncho_high_effect[c(10,13,17),],type="p",pch=1:6,xaxt="n",yaxt="n",yaxt="n",ylim=c(0,1))
mtext(side=4,"High effective",cex=1,line=1)
axis(1,1:3,c("Adaptive","MA1","MA2"),padj=-0.3,cex.axis=1)



###########################################
simul_res(mu_raw_0, sd_raw_0 , r0_6,r1_6,r2_6,r3_6, r0_12,r1_12,r2_12,r3_12,  rho ,   #data.matrix(expand.grid
          n_trials,4,N1 , N, rmonth, alpha1 , alpha,
          sim_out1,sel_scen, side1,test1)

apply(simulation.global.null,1,simul_res)
simul_res(as.numeric(simulation.global.null[1,]))


apply(simulation.global.null,2,simul_res)
mapply(simul_res,simulation.global.null)
sapply(simulation.global.null,simul_res)
lapply(simulation.global.null,simul_res)


simul_res(simulation.global.null[1,])


simul_res(mu_raw_0 = mu, sd_raw_0 = sigma, r0_6 = 0,r1_6 = 0,r2_6 = 0,r3_6 = 0,r0_12 = 0, r1_12 = 0,r2_12 = 0,r3_12 = 0, 
          rho = 0.5, n_trials=10000,n_arms = 4,N1 = 60 , 
          N = 90,rmonth=1, alpha1=.1 , alpha=.025, sim_out=T,sel_scen=0, side=T,test="l")

simul_res(2.0e+01, 2.8e+01, 0.0e+00, 0.0e+00, 0.0e+00, 0.0e+00, 0.0e+00, 0.0e+00, 0.0e+00, 0.0e+00, 5.0e-01, 1.0e+04, 4.0e+00, 6.0e+01, 1.5e+02, 1.0e+00 ,1.0e-01, 2.5e-02,
          TRUE,0,TRUE,"t")


sims<-function(mu_raw_0 = mu, sd_raw_0 = sigma, reductrate_6 = c(0,0,0,0), reductrate_12 = c(0,0,0,0), 
               rho = 0.5, n_trials=10000,n_arms = 4,N1 = c(60,75,90) , 
               N2 = 90,rmonth=1, alpha1=c(.1,.2,.3) , alpha=.025, sim_out=T,sel_scen=0, side=T,test="l")
{
 for (i in 1:length(N1)) 
   for (j in 1:length(alpha1))
     simul_res(mu_raw_0 = mu, sd_raw_0 = sigma, reductrate_6 = c(0,0,0,0), reductrate_12 = c(0,0,0,0), 
               rho = 0.5, n_trials=10000,n_arms = 4,N1 = 60 , 
               N2 = 90,rmonth=1, alpha1=.1 , alpha=.025, sim_out=T,sel_scen=0, side=T,test="l")
}

results[i,]<-simul_res(mu_raw_0 = mu, sd_raw_0 = sigma, reductrate_6 = c(0,0,0,0), reductrate_12 = c(0,0,0,0), 
                      rho = 0.5, n_trials=10000,n_arms = 4,N1 = 60 , 
                      N2 = 90,rmonth=1, alpha1=.1 , alpha=.025, sim_out=T,sel_scen=0, side=T,test="l")


oo.oncho1<-mapply(simul_res, mu, sigma, c(0, 0, 0, 0),c(0,0,0,0),  .5, 10000,4, 60 , 90, 1, c(.1,.2,.5), .025, T,0, T,"l")
oo.oncho1<-simul_res( mu, sigma, c(0, 0, 0, 0),c(0,0,0,0),  .5, 10000,4, 60 , 90, 1, .1, .025, T,0, T,"l")
oo.oncho1<-simul_res (mu_raw_0 = mu, sd_raw_0 = sigma, reductrate_6 = c(0,0,0,0), reductrate_12 = c(0,0,0,0), rho = 0.5, n_trials=10000,n_arms = 4,N1 = 60 , 
           N2 = 90,rmonth=1, alpha1=.1 , alpha=.025, sim_out=T,sel_scen=0, side=T,test="l")



plot(unlist(oo.oncho1)[c(1:6,10)],ylim=c(0,1))
lines(4:6,unlist(oo.oncho1)[7:9],type="p",lwd=2,col="red")
lines(c(4,5,7),unlist(oo.oncho1)[7:9],type="p",lwd=2,col="red")
lines(4:6,unlist(oo.oncho1)[7:9],type="p",lwd=2,col="red")


title(expression(alpha[1]==0.1))
lines(unlist(oo.oncho1[,2]),ylim=c(0,1),type="p",lwd=2,col="red")
lines(unlist(oo.oncho1[,3]),ylim=c(0,1),type="p",lwd=2,col="blue")
legend("topleft",legend=c(expression(rho==0),expression(rho==.5),expression(rho==0.7)),cex=.8,lwd=2,col=c(1,"red","blue"),lwd=2.5,ncol=1,bty="n")
abline(v=3.5)




oo.oncho2<-mapply(simul_res, mu, sigma, 0.15, 0.20, 0.25, 0.3,  c(0,0.5,.7,0,0.5,.7), 10000,4, 60 , 90, 1, c(.1,.1,.1,.5,.5,.5), .025, T,0, T,"t")

oo.oncho3<-mapply(simul_res, mu, sigma, 0.15, 0.3, 0.6, 0.9,  c(0,0.5,.7,0,0.5,.7), 10000,4, 60 , 90, 1, c(.1,.1,.1,.5,.5,.5), .025, T,0, T,"t")

oo.oncho4<-mapply(simul_res, mu, sigma, 0.15, 0.3, 0.3, 0.9,  c(0,0.5,.7,0,0.5,.7), 10000,4, 60 , 90, 1, c(.1,.1,.1,.5,.5,.5), .025, T,0, T,"t")

oo.oncho5<-mapply(simul_res, mu, sigma, 0.15, 0.3, 0.3, 0.9,  c(0,0.5,.7,0,0.5,.7), 10000,4, 60 , 90, 1, c(.1,.1,.1,.5,.5,.5), .025, T,0, T,"l")

#oo.oncho6<-mapply(simul_res, mu, sigma, 0.15, 0.3, 0.3, 0.9,  c(0,0.5,.7,0,0.5,.7), 10000,4, 60 , 90, 1, c(.1,.1,.1,.5,.5,.5), .025, T,1, T,"t")

pdf(file ="Oncho.pdf", width = 7, height = 10, pointsize = 12, paper = "special")

par(mfrow=c(5,2), mar=c(1, 1, 1, 1), oma=c(3, 3, 1, 1))
plot(unlist(oo.oncho1[,1]),ylim=c(0,1))
title(expression(alpha[1]==0.1))
lines(unlist(oo.oncho1[,2]),ylim=c(0,1),type="p",lwd=2,col="red")
lines(unlist(oo.oncho1[,3]),ylim=c(0,1),type="p",lwd=2,col="blue")
legend("topleft",legend=c(expression(rho==0),expression(rho==.5),expression(rho==0.7)),cex=.8,lwd=2,col=c(1,"red","blue"),lwd=2.5,ncol=1,bty="n")
abline(v=3.5)

plot(unlist(oo.oncho1[,4]),ylim=c(0,1))
title(expression(alpha[1]==0.5))
lines(unlist(oo.oncho1[,5]),ylim=c(0,1),type="p",lwd=2,col="red")
lines(unlist(oo.oncho1[,6]),ylim=c(0,1),type="p",lwd=2,col="blue")
abline(v=3.5)

plot(unlist(oo.oncho2[,1]),ylim=c(0,1))
lines(unlist(oo.oncho2[,2]),ylim=c(0,1),type="p",lwd=2,col="red")
lines(unlist(oo.oncho2[,3]),ylim=c(0,1),type="p",lwd=2,col="blue")
abline(v=3.5)
plot(unlist(oo.oncho2[,4]),ylim=c(0,1))
lines(unlist(oo.oncho2[,5]),ylim=c(0,1),type="p",lwd=2,col="red")
lines(unlist(oo.oncho2[,6]),ylim=c(0,1),type="p",lwd=2,col="blue")
abline(v=3.5)

plot(unlist(oo.oncho3[,1]),ylim=c(0,1))
lines(unlist(oo.oncho3[,2]),ylim=c(0,1),type="p",lwd=2,col="red")
lines(unlist(oo.oncho3[,3]),ylim=c(0,1),type="p",lwd=2,col="blue")
abline(v=3.5)
plot(unlist(oo.oncho3[,4]),ylim=c(0,1))
lines(unlist(oo.oncho3[,5]),ylim=c(0,1),type="p",lwd=2,col="red")
lines(unlist(oo.oncho3[,6]),ylim=c(0,1),type="p",lwd=2,col="blue")
abline(v=3.5)

plot(unlist(oo.oncho4[,1]),ylim=c(0,1))
lines(unlist(oo.oncho4[,2]),ylim=c(0,1),type="p",lwd=2,col="red")
lines(unlist(oo.oncho4[,3]),ylim=c(0,1),type="p",lwd=2,col="blue")
abline(v=3.5)
plot(unlist(oo.oncho4[,4]),ylim=c(0,1))
lines(unlist(oo.oncho4[,5]),ylim=c(0,1),type="p",lwd=2,col="red")
lines(unlist(oo.oncho4[,6]),ylim=c(0,1),type="p",lwd=2,col="blue")
abline(v=3.5)



plot(unlist(oo.oncho5[,1]),ylim=c(0,1))
lines(unlist(oo.oncho5[,2]),ylim=c(0,1),type="p",lwd=2,col="red")
lines(unlist(oo.oncho5[,3]),ylim=c(0,1),type="p",lwd=2,col="blue")
abline(v=3.5)
plot(unlist(oo.oncho5[,4]),ylim=c(0,1))
lines(unlist(oo.oncho5[,5]),ylim=c(0,1),type="p",lwd=2,col="red")
lines(unlist(oo.oncho5[,6]),ylim=c(0,1),type="p",lwd=2,col="blue")
abline(v=3.5)

dev.off()


#mans

mu<-510
sigma<-470

oo.mans1<-mapply(simul_res, mu, sigma, 0, 0, 0, 0,  c(0,0.5,.7,0,0.5,.7), 10000,4, 60 , 90, 1, c(.1,.1,.1,.5,.5,.5), .025, T,0, T,"t")


oo.mans2<-mapply(simul_res, mu, sigma, 0.15, 0.20, 0.25, 0.3,  c(0,0.5,.7,0,0.5,.7), 10000,4, 60 , 90, 1, c(.1,.1,.1,.5,.5,.5), .025, T,0, T,"t")

oo.mans3<-mapply(simul_res, mu, sigma, 0.15, 0.3, 0.6, 0.9,  c(0,0.5,.7,0,0.5,.7), 10000,4, 60 , 90, 1, c(.1,.1,.1,.5,.5,.5), .025, T,0, T,"t")

oo.mans4<-mapply(simul_res, mu, sigma, 0.15, 0.3, 0.3, 0.9,  c(0,0.5,.7,0,0.5,.7), 10000,4, 60 , 90, 1, c(.1,.1,.1,.5,.5,.5), .025, T,0, T,"t")

oo.mans5<-mapply(simul_res, mu, sigma, 0.15, 0.3, 0.3, 0.9,  c(0,0.5,.7,0,0.5,.7), 10000,4, 60 , 90, 1, c(.1,.1,.1,.5,.5,.5), .025, T,0, T,"l")

pdf(file ="Mans.pdf", width = 7, height = 10, pointsize = 12, paper = "special")

par(mfrow=c(5,2), mar=c(1, 1, 1, 1), oma=c(3, 3, 1, 1))
plot(unlist(oo.mans1[,1]),ylim=c(0,1))
title(expression(alpha[1]==0.1))
lines(unlist(oo.mans1[,2]),ylim=c(0,1),type="p",lwd=2,col="red")
lines(unlist(oo.mans1[,3]),ylim=c(0,1),type="p",lwd=2,col="blue")
legend("topleft",legend=c(expression(rho==0),expression(rho==.5),expression(rho==0.7)),cex=.8,lwd=2,col=c(1,"red","blue"),lwd=2.5,ncol=1,bty="n")
abline(v=3.5)

plot(unlist(oo.mans1[,4]),ylim=c(0,1))
title(expression(alpha[1]==0.5))
lines(unlist(oo.mans1[,5]),ylim=c(0,1),type="p",lwd=2,col="red")
lines(unlist(oo.mans1[,6]),ylim=c(0,1),type="p",lwd=2,col="blue")
abline(v=3.5)

plot(unlist(oo.mans2[,1]),ylim=c(0,1))
lines(unlist(oo.mans2[,2]),ylim=c(0,1),type="p",lwd=2,col="red")
lines(unlist(oo.mans2[,3]),ylim=c(0,1),type="p",lwd=2,col="blue")
abline(v=3.5)
plot(unlist(oo.mans2[,4]),ylim=c(0,1))
lines(unlist(oo.mans2[,5]),ylim=c(0,1),type="p",lwd=2,col="red")
lines(unlist(oo.mans2[,6]),ylim=c(0,1),type="p",lwd=2,col="blue")
abline(v=3.5)

plot(unlist(oo.mans3[,1]),ylim=c(0,1))
lines(unlist(oo.mans3[,2]),ylim=c(0,1),type="p",lwd=2,col="red")
lines(unlist(oo.mans3[,3]),ylim=c(0,1),type="p",lwd=2,col="blue")
abline(v=3.5)
plot(unlist(oo.mans3[,4]),ylim=c(0,1))
lines(unlist(oo.mans3[,5]),ylim=c(0,1),type="p",lwd=2,col="red")
lines(unlist(oo.mans3[,6]),ylim=c(0,1),type="p",lwd=2,col="blue")
abline(v=3.5)

plot(unlist(oo.mans4[,1]),ylim=c(0,1))
lines(unlist(oo.mans4[,2]),ylim=c(0,1),type="p",lwd=2,col="red")
lines(unlist(oo.mans4[,3]),ylim=c(0,1),type="p",lwd=2,col="blue")
abline(v=3.5)
plot(unlist(oo.mans4[,4]),ylim=c(0,1))
lines(unlist(oo.mans4[,5]),ylim=c(0,1),type="p",lwd=2,col="red")
lines(unlist(oo.mans4[,6]),ylim=c(0,1),type="p",lwd=2,col="blue")
abline(v=3.5)

plot(unlist(oo.mans5[,1]),ylim=c(0,1))
lines(unlist(oo.mans5[,2]),ylim=c(0,1),type="p",lwd=2,col="red")
lines(unlist(oo.mans5[,3]),ylim=c(0,1),type="p",lwd=2,col="blue")
abline(v=3.5)
plot(unlist(oo.mans5[,4]),ylim=c(0,1))
lines(unlist(oo.mans5[,5]),ylim=c(0,1),type="p",lwd=2,col="red")
lines(unlist(oo.mans5[,6]),ylim=c(0,1),type="p",lwd=2,col="blue")
abline(v=3.5)

dev.off()


#loa

mu<-650
sigma<-575

oo.loa1<-mapply(simul_res, mu, sigma, 0, 0, 0, 0,  c(0,0.5,.7,0,0.5,.7), 10000,4, 60 , 90, 1, c(.1,.1,.1,.5,.5,.5), .025, T,0, T,"t")


oo.loa2<-mapply(simul_res, mu, sigma, 0.15, 0.20, 0.25, 0.3,  c(0,0.5,.7,0,0.5,.7), 10000,4, 60 , 90, 1, c(.1,.1,.1,.5,.5,.5), .025, T,0, T,"t")

oo.loa3<-mapply(simul_res, mu, sigma, 0.15, 0.3, 0.6, 0.9,  c(0,0.5,.7,0,0.5,.7), 10000,4, 60 , 90, 1, c(.1,.1,.1,.5,.5,.5), .025, T,0, T,"t")

oo.loa4<-mapply(simul_res, mu, sigma, 0.15, 0.3, 0.3, 0.9,  c(0,0.5,.7,0,0.5,.7), 10000,4, 60 , 90, 1, c(.1,.1,.1,.5,.5,.5), .025, T,0, T,"t")

oo.loa5<-mapply(simul_res, mu, sigma, 0.15, 0.3, 0.3, 0.9,  c(0,0.5,.7,0,0.5,.7), 10000,4, 60 , 90, 1, c(.1,.1,.1,.5,.5,.5), .025, T,0, T,"l")

oo.loa6<-mapply(simul_res, mu, sigma, 0.15, 0.3, 0.3, 0.9,  c(0,0.5,.7,0,0.5,.7), 10000,4, 60 , 90, 1, c(.1,.1,.1,.5,.5,.5), .025, T,1, T,"t")



pdf(file ="Loa.pdf", width = 7, height = 12, pointsize = 12, paper = "special")

par(mfrow=c(6,2), mar=c(1, 1, 1, 1), oma=c(3, 3, 1, 1))
plot(unlist(oo.loa1[,1]),ylim=c(0,1))
abline(v=3.5)
title(expression(alpha[1]==0.1))
lines(unlist(oo.loa1[,2]),ylim=c(0,1),type="p",lwd=2,col="red")
lines(unlist(oo.loa1[,3]),ylim=c(0,1),type="p",lwd=2,col="blue")
legend("topleft",legend=c(expression(rho==0),expression(rho==.5),expression(rho==0.7)),cex=.8,lwd=2,col=c(1,"red","blue"),lwd=2.5,ncol=1,bty="n")
abline(v=3.5)

plot(unlist(oo.loa1[,4]),ylim=c(0,1))
title(expression(alpha[1]==0.5))
lines(unlist(oo.loa1[,5]),ylim=c(0,1),type="p",lwd=2,col="red")
lines(unlist(oo.loa1[,6]),ylim=c(0,1),type="p",lwd=2,col="blue")
abline(v=3.5)

plot(unlist(oo.loa2[,1]),ylim=c(0,1))
lines(unlist(oo.loa2[,2]),ylim=c(0,1),type="p",lwd=2,col="red")
lines(unlist(oo.loa2[,3]),ylim=c(0,1),type="p",lwd=2,col="blue")
abline(v=3.5)
plot(unlist(oo.loa2[,4]),ylim=c(0,1))
lines(unlist(oo.loa2[,5]),ylim=c(0,1),type="p",lwd=2,col="red")
lines(unlist(oo.loa2[,6]),ylim=c(0,1),type="p",lwd=2,col="blue")
abline(v=3.5)

plot(unlist(oo.loa3[,1]),ylim=c(0,1))
lines(unlist(oo.loa3[,2]),ylim=c(0,1),type="p",lwd=2,col="red")
lines(unlist(oo.loa3[,3]),ylim=c(0,1),type="p",lwd=2,col="blue")
abline(v=3.5)
plot(unlist(oo.loa3[,4]),ylim=c(0,1))
lines(unlist(oo.loa3[,5]),ylim=c(0,1),type="p",lwd=2,col="red")
lines(unlist(oo.loa3[,6]),ylim=c(0,1),type="p",lwd=2,col="blue")
abline(v=3.5)

plot(unlist(oo.loa4[,1]),ylim=c(0,1))
lines(unlist(oo.loa4[,2]),ylim=c(0,1),type="p",lwd=2,col="red")
lines(unlist(oo.loa4[,3]),ylim=c(0,1),type="p",lwd=2,col="blue")
abline(v=3.5)
plot(unlist(oo.loa4[,4]),ylim=c(0,1))
lines(unlist(oo.loa4[,5]),ylim=c(0,1),type="p",lwd=2,col="red")
lines(unlist(oo.loa4[,6]),ylim=c(0,1),type="p",lwd=2,col="blue")
abline(v=3.5)


plot(unlist(oo.loa5[,1]),ylim=c(0,1))
lines(unlist(oo.loa5[,2]),ylim=c(0,1),type="p",lwd=2,col="red")
lines(unlist(oo.loa5[,3]),ylim=c(0,1),type="p",lwd=2,col="blue")
abline(v=3.5)
plot(unlist(oo.loa5[,4]),ylim=c(0,1))
lines(unlist(oo.loa5[,5]),ylim=c(0,1),type="p",lwd=2,col="red")
lines(unlist(oo.loa5[,6]),ylim=c(0,1),type="p",lwd=2,col="blue")
abline(v=3.5)

plot(unlist(oo.loa6[,1]),ylim=c(0,1))
lines(unlist(oo.loa6[,2]),ylim=c(0,1),type="p",lwd=2,col="red")
lines(unlist(oo.loa6[,3]),ylim=c(0,1),type="p",lwd=2,col="blue")
abline(v=3.5)
plot(unlist(oo.loa6[,4]),ylim=c(0,1))
lines(unlist(oo.loa6[,5]),ylim=c(0,1),type="p",lwd=2,col="red")
lines(unlist(oo.loa6[,6]),ylim=c(0,1),type="p",lwd=2,col="blue")
abline(v=3.5)

dev.off()
